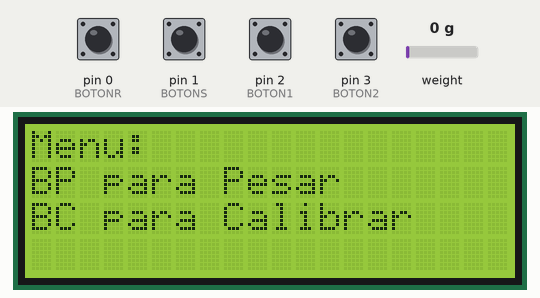
This sketch was run on a simulated Arduino Uno, built with avr-gcc and run on an emulated ATmega328P. On the bench: 20×4 character LCD. The test bench sets the inputs (shaded band); at power-on: pin 0 (BOTONR), pin 1 (BOTONS), pin 2 (BOTON1), pin 3 (BOTON2) LOW, weight on the scale 0 g.

Above: at 2.2 s.
2.3 s: pin 2 (BOTON1) pulled HIGH for 0.6 s
At 3.6 s:
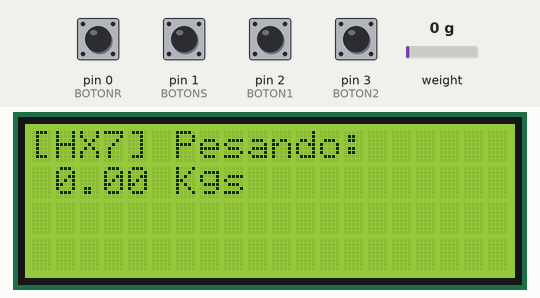
5.3 s: pin 3 (BOTON2) pulled HIGH for 0.6 s
At 6.6 s:
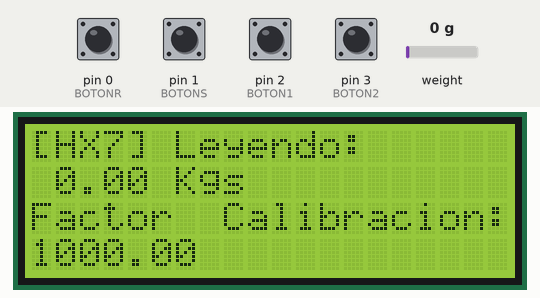
8.3 s: weight on the scale set to 100 g
At 9.0 s:
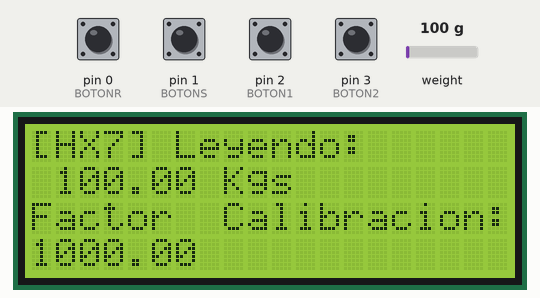
10.1 s: pin 0 (BOTONR) pulled HIGH for 0.6 s
At 10.9 s:
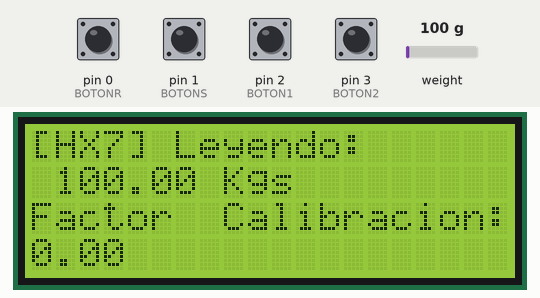
12.2 s: pin 1 (BOTONS) pulled HIGH for 1 s
At 12.7 s:
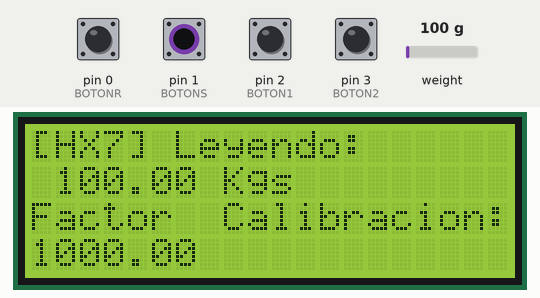
14.7 s: pin 1 (BOTONS) pulled HIGH for 0.6 s
Timing chart, 0 to 17.7 s (numbered marks = the images above; inputs shaded):
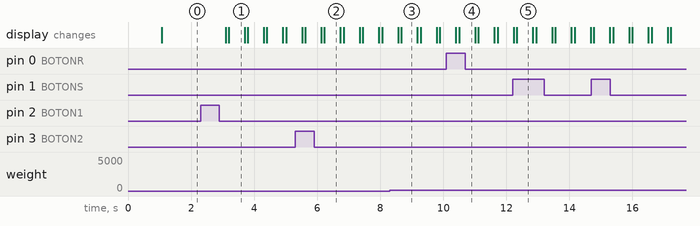

Measured:
- after the input at 2.3 s, the display: first changes after 0.80 s (image 1 shows a later state)
- after the input at 5.3 s, the display: first differs from a run without the input after 0.83 s (image 2 shows a later state)
- after the input at 8.3 s, the display: first differs from a run without the input after 0.37 s (image 3)
- after the input at 10.1 s, the display: first differs from a run without the input after 0.40 s (image 4)
- after the input at 12.2 s, the display: first differs from a run without the input after 0.14 s (image 5)
- what the display in image 1 shows lasts 0.5 s, from 3.2 s to 3.7 s

The sketch:

CodigoBascula.ino
```cpp
#include "HX711.h"

HX711 bascula;

#include <LiquidCrystal.h>
LiquidCrystal lcd(4, 5, 6, 7, 8, 9); //LiquidCrystal lcd(<pin RS>, <pin enable>, <pin D4>, <pin D5>, <pin D6>, <pin D7>) sin RS

#define BOTON1 2
#define BOTON2 3
#define BOTONR 0
#define BOTONS 1
#define DATA 13
#define CLK 12
#define TIEMPOS 500
#define GRANULARIDAD 1000

float calibracion = 1000;

typedef enum{
  MENU,
  PESO,
  CALIBRAR
} basculaState_t;

basculaState_t state;

void basculaInit();
void basculaUpdate();

void calibrar();
void peso();
void menu();

void setup() {
  pinMode(BOTON1, INPUT);
  pinMode(BOTON2, INPUT);
  pinMode(BOTONS, INPUT);
  pinMode(BOTONR, INPUT);
  lcd.begin(20, 4);
  lcd.setCursor (0,0);
  //Serial.begin(9600);
  bascula.begin(DATA, CLK); //Inicia el sensor
  bascula.set_scale(calibracion); // Se aplica la calibracion
  bascula.tare(); //Tara, sin aplicar peso
  basculaInit();
}


void loop(){
  basculaUpdate();
}


void basculaInit(){
  state = MENU;
}

void basculaUpdate(){
    bool Medboton1 = digitalRead(BOTON1);
    bool Medboton2 = digitalRead(BOTON2);
    switch (state){
      case MENU:
              menu();
              if (Medboton1 && (!Medboton2)) state=PESO;
              if ((!Medboton1) && Medboton2) state=CALIBRAR;
              break;
      case PESO:
              peso();
              if ((!Medboton1) && Medboton2) state=CALIBRAR;
              break;
      case CALIBRAR:
              calibrar();
              if (Medboton1 && (!Medboton2)) state=PESO;
              break;
    }
}

void menu(){
  lcd.clear();
  lcd.setCursor(0,0);
  lcd.print("Menu:");
  //Serial.print("Menu: \n");
  lcd.setCursor(0,1);
  lcd.print("BP para Pesar");
  //Serial.print("Presione el Boton Peso para medir \n");
  lcd.setCursor(0,2);
  lcd.print("BC para Calibrar");
  //Serial.print("Presione el Boton Calibrar para calibrar \n");
  delay (TIEMPOS);
}

void calibrar(){
  // Mostrar la información para ajustar el factor de calibración
  //Serial.print("Leyendo: ");
  lcd.clear();
  lcd.setCursor(0,0);
  lcd.print("[HX7] Leyendo: ");
  //Serial.print(bascula.get_units(), 1);
  lcd.setCursor(1,1);
  lcd.print(bascula.get_units());
  lcd.print(" Kgs");
  //Serial.print(" Kgs \n");
  lcd.setCursor(0,2);
  lcd.print("Factor  Calibracion: ");
  //Serial.print("Factor  Calibracion: ");
  lcd.setCursor(0,3);
  lcd.print(calibracion);
  //Serial.print(calibracion);
  //Serial.println();
  delay(TIEMPOS);

  // Sumar o Restar a la calibracion
  bool MedbotonS = digitalRead(BOTONS);
  bool MedbotonR = digitalRead(BOTONR);
  if (MedbotonS && !MedbotonR) calibracion += GRANULARIDAD;
  else if (!MedbotonS && MedbotonR) calibracion -= GRANULARIDAD;
}

void peso(){
  lcd.clear();
  lcd.setCursor(0,0);
  lcd.print("[HX7] Pesando: ");
  //Serial.print("[HX7] Leyendo: ");
  //Serial.print(bascula.get_units(), 4);
  //Serial.print(" Kgs");
  lcd.setCursor(1,1);
  lcd.print(bascula.get_units());
  lcd.print(" Kgs");
  //Serial.println();
  delay(TIEMPOS);
}
```
